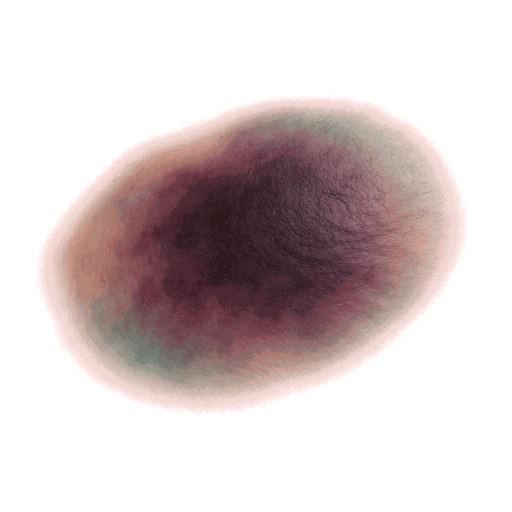
#> input picture assets/impacts/fist_clean.png, 1024 x 1024 px, found by its file name (shown at 1/2 size)
$ python preview_fist.py
#> lines starting #> are read from the running program, lines starting #| are printed output that depends on the picture
#!/usr/bin/env python3
# 模拟前端 mix-blend-mode:multiply + alpha 的合成，生成预览图供检查抠图质量
import numpy as np
from PIL import Image

fist = Image.open(r'c:/Users/Administrator/CodeBuddy/20260402085532/assets/impacts/fist_clean.png').convert('RGBA')
#> fist is the input picture: PIL image 1024x1024 RGBA; mean R, G, B, A 60.2, 47.9, 47.9, 97.9
S = 420
# 角色卡肤色渐变背景（暖肤）
base = np.zeros((S, S, 3), dtype=np.float32)
for y in range(S):
    t = y / S
    for x in range(S):
        tt = (x / S) * 0.3 + t * 0.7
        base[y, x] = [205 - tt*40, 165 - tt*35, 130 - tt*30]

fb = np.array(fist.resize((S, S), Image.LANCZOS), dtype=np.float32) / 255.0
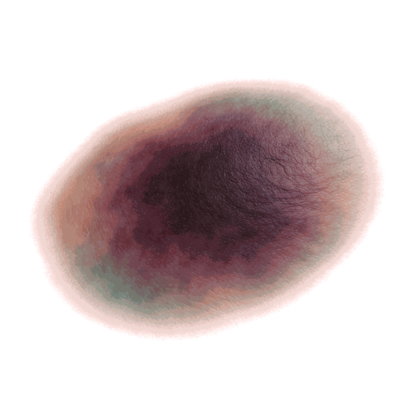
#> fb: shape (420, 420, 4) float32; mean R, G, B, A 0.243, 0.194, 0.194, 0.384; transparent parts drawn white
fr, fg, fb_ = fb[:,:,0], fb[:,:,1], fb[:,:,2]
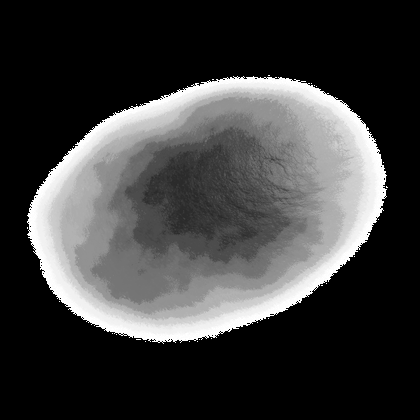
#> fr: shape (420, 420) float32; min 0, max 1, mean 0.243
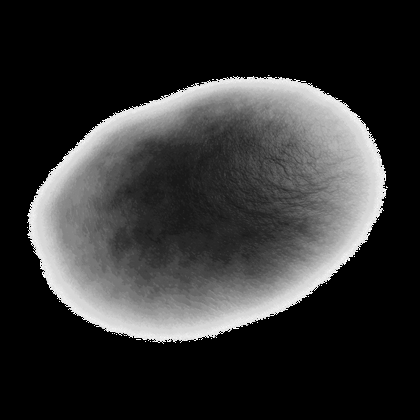
#> fg: shape (420, 420) float32; min 0, max 1, mean 0.194
fa = fb[:,:,3]
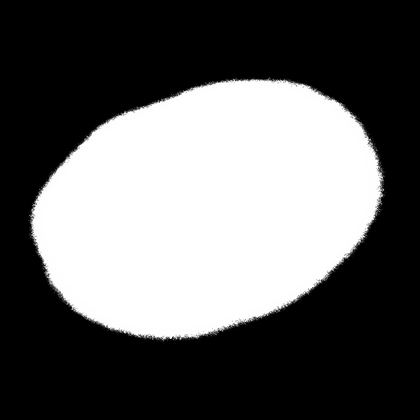
#> fa: shape (420, 420) float32; min 0, max 1, mean 0.384
out = np.zeros((S, S, 3), dtype=np.float32)
# CSS multiply then alpha-composite over base
for c in range(3):
    base_c = base[:,:,c] / 255.0
    fist_c = fb[:,:,c]
    blended = base_c * fist_c
    out[:,:,c] = (base_c * (1 - fa) + blended * fa) * 255.0
#> this loop made 3 passes
#> pass 1, `blended = base_c * fist_c`:
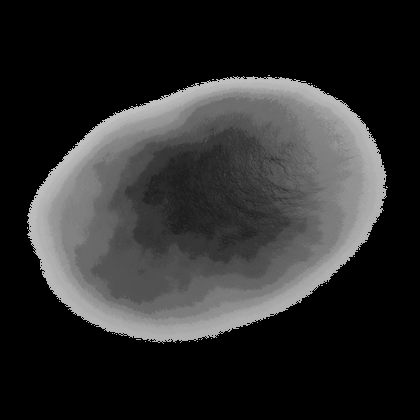
#> blended: shape (420, 420) float32; min 0, max 0.762, mean 0.176
#> after the loop:
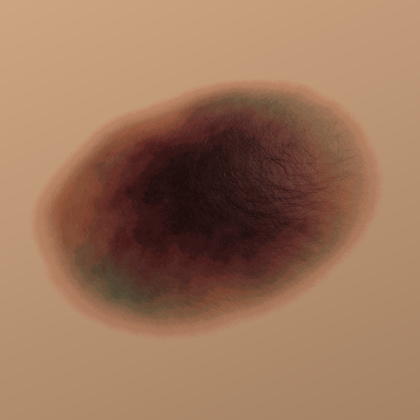
#> out: shape (420, 420, 3) float32; mean R, G, B 155.6, 117.1, 91.3
# 拼左(原底)右(叠加)对照
left = (base).astype(np.uint8)
right = np.clip(out, 0, 255).astype(np.uint8)
pad = 24
canvas = np.zeros((S, S*2 + pad*3, 3), dtype=np.uint8) + 235
canvas[:, pad:pad+S] = left
canvas[:, S+pad*2:S*2+pad*2] = right
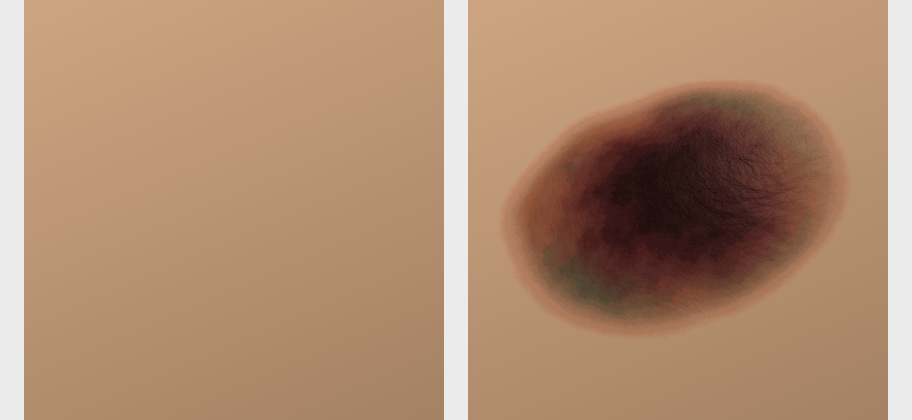
#> canvas: shape (420, 912, 3); mean R, G, B 175, 139.9, 113.1
Image.fromarray(canvas).save(r'c:/Users/Administrator/CodeBuddy/20260402085532/assets/impacts/preview_fist.png')
print('preview saved')
